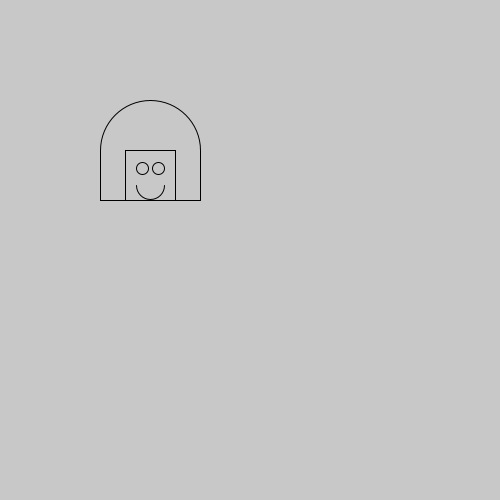
Frame 1 (no input)
Frame 60 (the mouse pressed at the canvas centre just before this capture): identical to frame 1, image omitted
Frame 120 (the mouse held since frame 60 and released just before this capture): identical to frame 1, image omitted

The Processing sketch that drew this single still picture (run headless with seeded random() and noise(); from frame 60 on, the mouse is pressed at the canvas centre):

// Processing sketch: p2_m
// ── p2_m.pde
void setup() {
  size(500, 500);
  noFill();
}
void draw() {
  background(200);
  magda(100,100);
}

// ── magda.pde
void magda(float posx, float posy) {
  pushMatrix();
  translate(posx,posy);
  rectMode(CENTER);
  arc(50, 50, 100, 100, radians(180), radians(360));
  rect(50, 75, 50, 50);
  line(0, 50, 0, 100);
  line(100, 50, 100, 100);
  line(0, 100, 100, 100);
  ellipse(42, 68, 12, 12);
  ellipse(58, 68, 12, 12);
  arc(50, 85, 28, 28, radians(0), radians(180));
  popMatrix();
}
